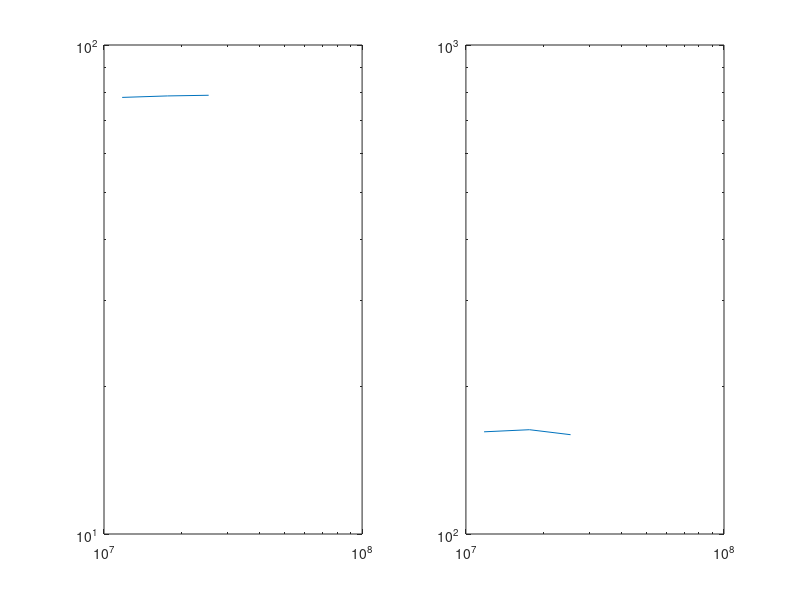

Recreate this plot in MATLAB.
cell_counts = [11759667, 17630561, 25439456]; % Coarse, Medium, Fine
drag_vals = [78.13486, 78.68119, 78.92598];   % N
lift_vals = [161.8000, 163.4102, 159.6234];   % N


% Drag Plot
subplot(1,2,1);
loglog(cell_counts, drag_vals); hold on;


% Lift Plot
subplot(1,2,2);
loglog(cell_counts, lift_vals); hold on;